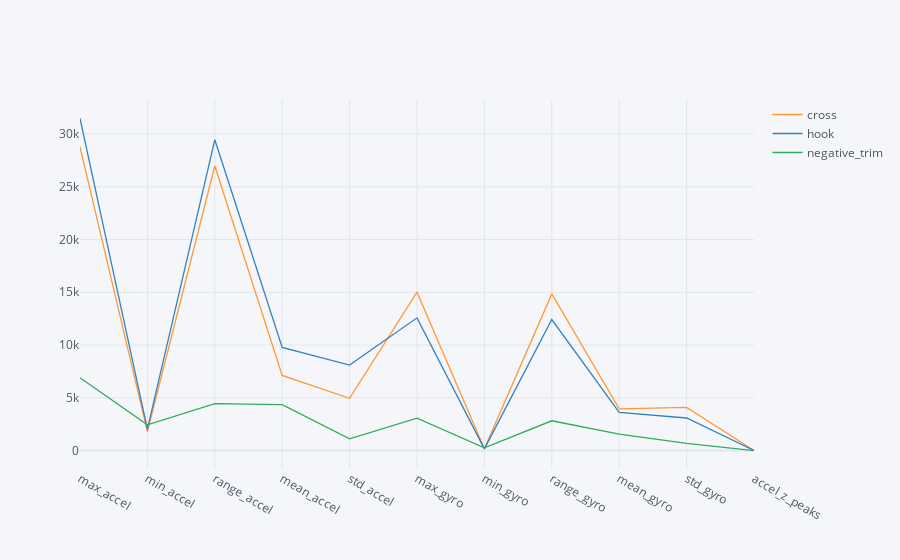

Notebook source saved alongside this figure:
### Code cell
average_sample = pd.DataFrame(AVG_X, Y, columns=FEATURE_NAMES).transpose()
display(average_sample)
average_sample.iplot()

### Figure 1 — Plotly figure (JSON) as saved in the notebook; plotly's stock layout.template omitted (floating-point values rounded to 4 significant figures)
{"data": [{"line": {"color": "rgba(255, 153, 51, 1.0)", "dash": "solid", "shape": "linear", "width": 1.3}, "mode": "lines", "name": "cross", "text": "", "type": "scatter", "x": ["max_accel", "min_accel", "range_accel", "mean_accel", "std_accel", "max_gyro", "min_gyro", "range_gyro", "mean_gyro", "std_gyro", "accel_z_peaks", "accel_z_peaks"], "y": [28770.0, 1801.0, 26970.0, 7123.0, 4953.0, 15010.0, 165.5, 14850.0, 3957.0, 4090.0, 0.6778, 0.6778]}, {"line": {"color": "rgba(55, 128, 191, 1.0)", "dash": "solid", "shape": "linear", "width": 1.3}, "mode": "lines", "name": "hook", "text": "", "type": "scatter", "x": ["max_accel", "min_accel", "range_accel", "mean_accel", "std_accel", "max_gyro", "min_gyro", "range_gyro", "mean_gyro", "std_gyro", "accel_z_peaks", "accel_z_peaks"], "y": [31480.0, 2025.0, 29450.0, 9772.0, 8100.0, 12580.0, 160.8, 12420.0, 3628.0, 3088.0, 2.629, 2.629]}, {"line": {"color": "rgba(50, 171, 96, 1.0)", "dash": "solid", "shape": "linear", "width": 1.3}, "mode": "lines", "name": "negative_trim", "text": "", "type": "scatter", "x": ["max_accel", "min_accel", "range_accel", "mean_accel", "std_accel", "max_gyro", "min_gyro", "range_gyro", "mean_gyro", "std_gyro", "accel_z_peaks", "accel_z_peaks"], "y": [6894.0, 2442.0, 4452.0, 4346.0, 1114.0, 3074.0, 253.1, 2821.0, 1560.0, 683.9, 2.091, 2.091]}], "layout": {"legend": {"bgcolor": "#F5F6F9", "font": {"color": "#4D5663"}}, "paper_bgcolor": "#F5F6F9", "plot_bgcolor": "#F5F6F9", "title": {"font": {"color": "#4D5663"}}, "xaxis": {"gridcolor": "#E1E5ED", "showgrid": true, "tickfont": {"color": "#4D5663"}, "title": {"font": {"color": "#4D5663"}, "text": ""}, "zerolinecolor": "#E1E5ED"}, "yaxis": {"gridcolor": "#E1E5ED", "showgrid": true, "tickfont": {"color": "#4D5663"}, "title": {"font": {"color": "#4D5663"}, "text": ""}, "zerolinecolor": "#E1E5ED"}}}
